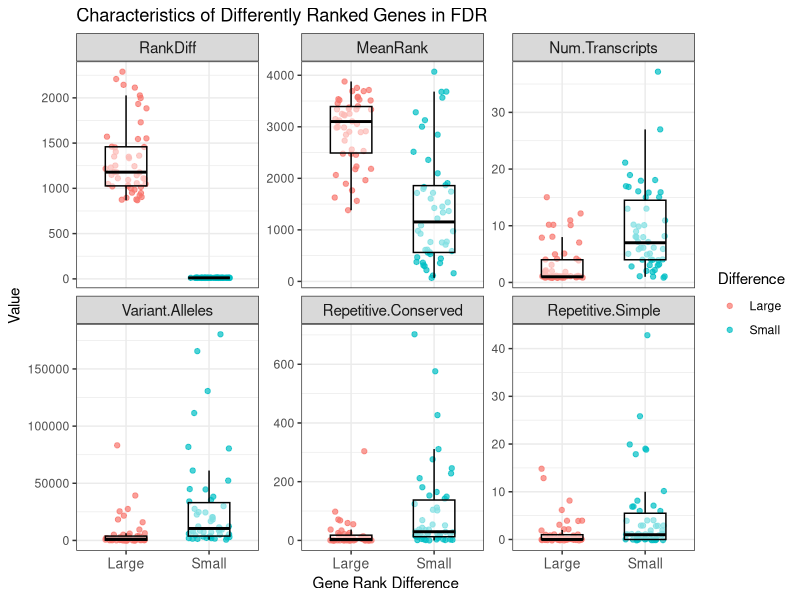
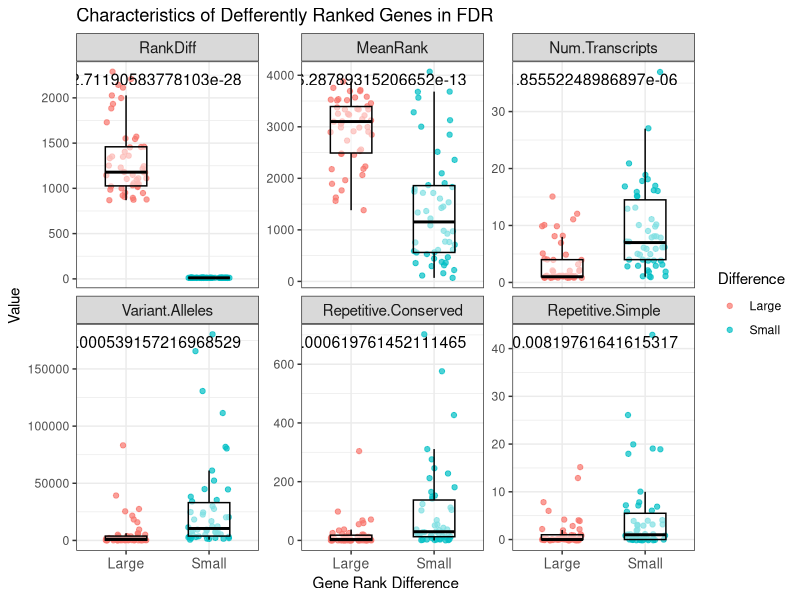

These charts were generated, in order, by the following R code:
## ---- chunk 1
knitr::opts_chunk$set(
    warning=FALSE,
    message=FALSE
    )
## ---- chunk 2
library(data.table)
library(tidyverse)
library(rmarkdown)
library(ggplot2)
## ---- chunk 3

# Import data
rankdiff <- fread("h_FDR_RankDiff.csv")[, -1]


# Explore the data structure
dim(rankdiff)
head(rankdiff)

# Assign ranking category:
# e.g. log2FoldChange, FDR, etc
Ranking.Category <- "FDR"

# Subset top/bottom 50 rankdiff genes and add a column assigning difference size
(large.rankdiff <- head(rankdiff, 50)[, Difference := "Large"])
(small.rankdiff <- tail(rankdiff, 50)[, Difference := "Small"])

# Combine the two data frames
total.rankdiff <- rbind(large.rankdiff, small.rankdiff) 

# Explore the data frame
dim(total.rankdiff)
head(total.rankdiff)


# Convert ranking difference to absolute values
total.rankdiff <- mutate(total.rankdiff, RankDiff=abs(RankDiff))

# Rename columns 
(col.original <- colnames(total.rankdiff))
(col.new <- c(col.original[1:10], 
             "Num.Transcripts",
             col.original[12], 
             "Gene.Name",
             "Somatic.Racomb.before.Transcript",
             "Variant.Alleles",
             "Repetitive.Conserved",
             "Repetitive.Simple", 
             col.original[18]))

names(total.rankdiff) <- col.new

# Check out the data frame after renaming
head(total.rankdiff)

# Clean the data frame for effective plotting 
cleaned.rankdiff <- gather(total.rankdiff, 
                           Variable, 
                           Number, 
                           RankDiff, 
                           MeanRank, 
                           Num.Transcripts,
                           Variant.Alleles,
                           Repetitive.Conserved,
                           Repetitive.Simple) 

Var <- unique(cleaned.rankdiff$Variable)
cleaned.rankdiff$Variable <- factor(cleaned.rankdiff$Variable, levels=Var) 

# Check out the cleaned data frame
head(cleaned.rankdiff)
## ---- chunk 4

ggplot(cleaned.rankdiff, 
       aes(x=Difference, 
           y=abs(Number),
           color=Difference)) + 
geom_jitter(width=0.25, alpha=0.7) + 
    geom_boxplot(alpha=0.5, outlier.shape=NA, color="black", width=0.5) + 
    facet_wrap(~ Variable, scales="free_y") +
    theme_bw() + 
    theme(strip.text.x=element_text(size=11),
          axis.text.x=element_text(size=10)) + 
    ggtitle(paste("Characteristics of Differently Ranked Genes in", 
                  Ranking.Category)) +
    xlab("Gene Rank Difference") + 
    ylab("Value")
## ---- chunk 5

# Set a function to perform t-test 
ttest.fn <- function(response.variable) {

    t.test(response.variable ~ Difference, data=total.rankdiff)$p.value

}

# Set a function storing p-values by variable
vec.fn <- function(pv) {c(pv, rep("", 99))}

# Create a vector storing p-values
pval.vec <- c(vec.fn(ttest.fn(total.rankdiff$RankDiff)), 
              vec.fn(ttest.fn(total.rankdiff$MeanRank)),
              vec.fn(ttest.fn(total.rankdiff$Num.Transcripts)),
              vec.fn(ttest.fn(total.rankdiff$Variant.Alleles)),
              vec.fn(ttest.fn(total.rankdiff$Repetitive.Conserved)),
              vec.fn(ttest.fn(total.rankdiff$Repetitive.Simple)))

# Add a column having calculated p-values 
cl.rankdiff <- cbind(cleaned.rankdiff,
                     P.Val=pval.vec)


# Print the modified data frame
head(cl.rankdiff)

## ---- chunk 6

ggplot(cl.rankdiff, 
       aes(x=Difference, 
           y=abs(Number),
           color=Difference)) + 
geom_jitter(width=0.25, alpha=0.7) + 
    geom_boxplot(alpha=0.5, outlier.shape=NA, color="black", width=0.5) + 
    facet_wrap(~ Variable, scales="free_y") +
    theme_bw() + 
    theme(strip.text.x=element_text(size=11),
          axis.text.x=element_text(size=10)) + 
    ggtitle(paste("Characteristics of Defferently Ranked Genes in", 
                  Ranking.Category)) +
    xlab("Gene Rank Difference") + 
    ylab("Value") + 

    # Add p-values
    geom_text(data=cl.rankdiff, 
              mapping=aes(x=Inf, y=Inf, label=P.Val), 
              vjust=2, hjust=1.1, color="black", size=4) 

## ---- chunk 7

sessionInfo()
